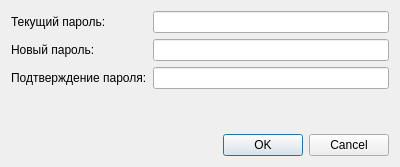
<?xml version="1.0" encoding="UTF-8"?>
<ui version="4.0">
 <class>ChangePassword</class>
 <widget class="QDialog" name="ChangePassword">
  <property name="geometry">
   <rect>
    <x>0</x>
    <y>0</y>
    <width>400</width>
    <height>167</height>
   </rect>
  </property>
  <property name="windowTitle">
   <string>Ввод нового пароля</string>
  </property>
  <layout class="QVBoxLayout" name="verticalLayout">
   <item>
    <layout class="QGridLayout" name="gridLayout">
     <item row="0" column="0">
      <widget class="QLabel" name="labelCurrentPassword">
       <property name="text">
        <string>Текущий пароль:</string>
       </property>
      </widget>
     </item>
     <item row="0" column="1">
      <widget class="QLineEdit" name="lineEditCurrentPassword">
       <property name="echoMode">
        <enum>QLineEdit::Password</enum>
       </property>
      </widget>
     </item>
     <item row="1" column="0">
      <widget class="QLabel" name="label_2">
       <property name="text">
        <string>Новый пароль:</string>
       </property>
      </widget>
     </item>
     <item row="1" column="1">
      <widget class="QLineEdit" name="lineEditNewPassword">
       <property name="echoMode">
        <enum>QLineEdit::Password</enum>
       </property>
      </widget>
     </item>
     <item row="2" column="0">
      <widget class="QLabel" name="label_3">
       <property name="text">
        <string>Подтверждение пароля:</string>
       </property>
      </widget>
     </item>
     <item row="2" column="1">
      <widget class="QLineEdit" name="lineEditConfirmPassword">
       <property name="echoMode">
        <enum>QLineEdit::Password</enum>
       </property>
      </widget>
     </item>
    </layout>
   </item>
   <item>
    <spacer name="verticalSpacer">
     <property name="orientation">
      <enum>Qt::Vertical</enum>
     </property>
     <property name="sizeHint" stdset="0">
      <size>
       <width>20</width>
       <height>13</height>
      </size>
     </property>
    </spacer>
   </item>
   <item>
    <widget class="QDialogButtonBox" name="buttonBox">
     <property name="standardButtons">
      <set>QDialogButtonBox::Cancel|QDialogButtonBox::Ok</set>
     </property>
    </widget>
   </item>
  </layout>
 </widget>
 <resources/>
 <connections/>
</ui>
